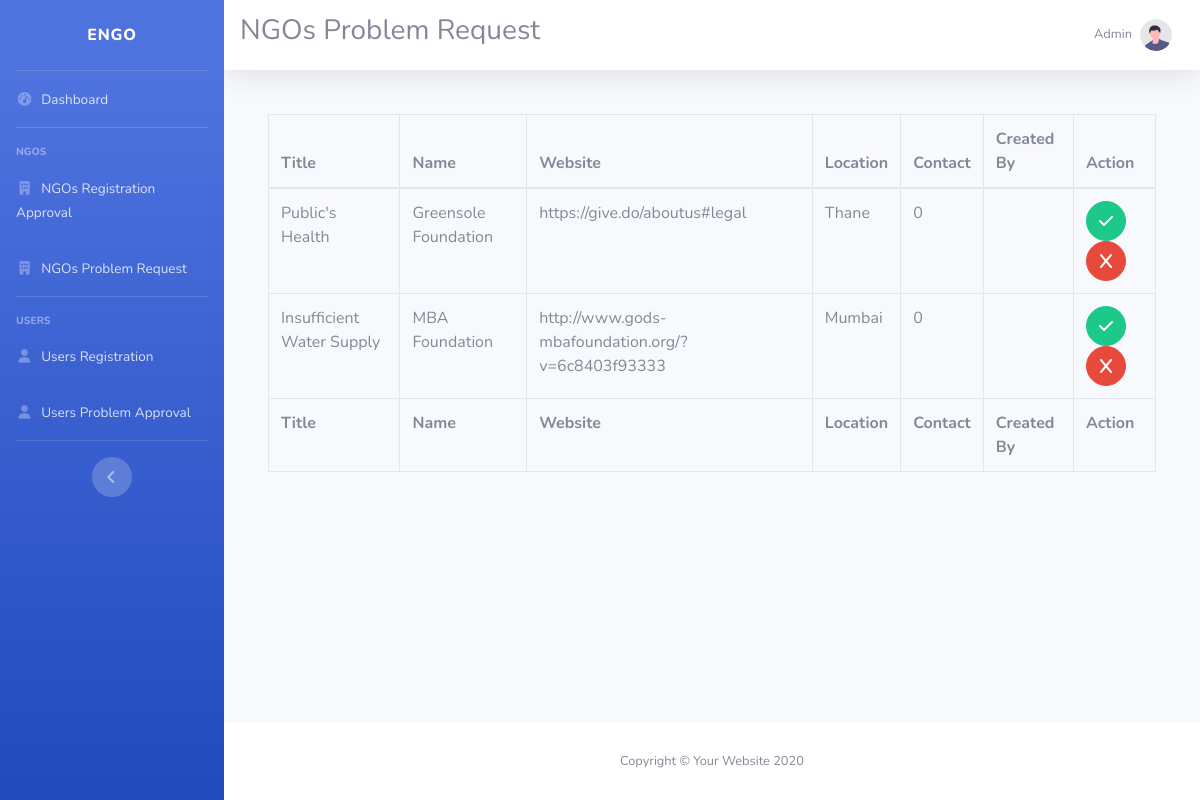
The page /ngoProblemRequest.php (signed in) on the database its author committed.
### tables this page shows
CREATE TABLE `Problems` (
  `pid` int(11) NOT NULL,
  `Title` text NOT NULL,
  `Location` text NOT NULL,
  `Sector` text NOT NULL,
  `Problem` text NOT NULL,
  `Mobile` int(11) NOT NULL,
  `CreatedBy` text NOT NULL,
  `CreatedOn` date NOT NULL,
  `status` text DEFAULT NULL
);

CREATE TABLE `NGOs` (
  `ID` int(100) NOT NULL,
  `Name` varchar(100) NOT NULL,
  `Sector` varchar(100) NOT NULL,
  `State` varchar(100) NOT NULL,
  `Website` varchar(100) NOT NULL,
  `Address` varchar(100) NOT NULL,
  `Username` text NOT NULL,
  `Password` text NOT NULL
);

### ngoProblemRequest.php (the view, shortened to what this page needs)
<?php
if($_SESSION["admin"]){
echo '
<!DOCTYPE html>
<html lang="en">
<head>
    <link rel="stylesheet" href="https://cdnjs.cloudflare.com/ajax/libs/font-awesome/6.4.0/css/all.min.css" />
    <link href="admin/all.min.css" rel="stylesheet" type="text/css">
    <link href="admin/sb-admin-2.min.css" rel="stylesheet">
</head>
<body id="page-top">
    <div id="wrapper">
        <ul class="navbar-nav bg-gradient-primary sidebar sidebar-dark accordion" id="accordionSidebar">
            <a class="sidebar-brand d-flex align-items-center justify-content-center" href="index.html">
                <div class="sidebar-brand-text mx-3">eNGO </div>
            </a>
            <hr class="sidebar-divider my-0">
            <li class="nav-item">
                <a class="nav-link" href="dashboard.php">
                    <i class="fas fa-fw fa-tachometer-alt"></i>
                    <span>Dashboard</span></a>
            </li>
            <hr class="sidebar-divider">
            <div class="sidebar-heading">
                NGOs
            </div>
            <li class="nav-item">
                <a class="nav-link collapsed" href="ngoRegistrationApproval.php" >
                    <i class="fas fa-fw fa-building"></i>
                    <span>NGOs Registration Approval</span>
                </a>
                <a class="nav-link collapsed" href="ngoProblemRequest.php" >
                    <i class="fas fa-fw fa-building"></i>
                    <span>NGOs Problem Request</span>
                </a>
            </li>
            <hr class="sidebar-divider">
            <div class="sidebar-heading">
                Users
            </div>
            <li class="nav-item ">
                <a class="nav-link " href="userRegistration.php" >
                    <i class="fas fa-fw fa-user"></i>
                    <span>Users Registration</span>
                </a>
                <a class="nav-link" href="userProblemApproval.php">
                    <i class="fas fa-fw fa-user"></i>
                    <span>Users Problem Approval</span>
                </a>
            </li>
            <hr class="sidebar-divider d-none d-md-block">
            <div class="text-center d-none d-md-inline">
                <button class="rounded-circle border-0" id="sidebarToggle"></button>
            </div>
        </ul>
        <div id="content-wrapper" class="d-flex flex-column">
            <div id="content">
                <nav class="navbar navbar-expand navbar-light bg-white topbar mb-4 static-top shadow">
                    <h3>NGOs Problem Request</h3>
                    <ul class="navbar-nav ml-auto">
                        <li class="nav-item dropdown no-arrow">
                            <a class="nav-link dropdown-toggle" href="#" id="userDropdown" role="button"
                                data-toggle="dropdown" aria-haspopup="true" aria-expanded="false">
                                <span class="mr-2 d-none d-lg-inline text-gray-600 small">Admin</span>
                                <img class="img-profile rounded-circle"
                                    src="admin/undraw_profile.svg">
                            </a>
                        </li>
                    </ul>
                </nav>
                <div class="container-fluid">
                    <div class="card-body">
                        <div class="table-responsive">
                            <table class="table table-bordered" id="dataTable" width="100%" cellspacing="0">
                                <thead>
                                    <tr>
                                        <th>Title</th>
                                        <th>Name</th>
                                        <th>Website</th>
                                        <th>Location</th>
                                        <th>Contact</th>
                                        <th>Created By</th>
                                        <th>Action</th>
                                    </tr>
                                </thead>
                                <tfoot>
                                    <tr>
                                        <th>Title</th>
                                        <th>Name</th>
                                        <th>Website</th>
                                        <th>Location</th>
                                        <th>Contact</th>
                                        <th>Created By</th>
                                        <th>Action</th>
                                    </tr>
                                </tfoot>
                                <tbody>';
                                    include "conn.php";
                                    $sql = "SELECT * FROM `NGOsProblemRequest`";
                                    $result = $conn->query($sql);
                                    if ($result->num_rows > 0) {
                                        while($row = $result->fetch_assoc()) {
                                            $nid = $row["NID"];
                                            $pid = $row["PID"];
                                            $sql2 = "SELECT * FROM Problems INNER JOIN NGOs on NGOs.ID = $nid AND Problems.pid = $pid";
                                            $results = $conn->query($sql2);
                                            while($r = $results->fetch_assoc()){
                                                echo "
                                                <tr>
                                                <td>".$r["Title"]."</td>
                                                <td>".$r["Name"]."</td>
                                                <td>".$r["Website"]."</td>
                                                <td>".$r["Location"]."</td>
                                                <td>".$r["Mobile"]."</td>
                                                <td>".$r["CreatedBy"]."</td>
                                                <td><a href='ngoProblemRequestProcessor.php?pid=".$r["pid"]."&nid=".$r["ID"]."' class='btn btn-success btn-circle'>
                                                <i class='fas fa-check'></i>
                                                </a><a href='ngoProblemRequestProcessor.php?pid=".$r["pid"]."&nid=".$r["ID"]."' class='btn btn-danger btn-circle'>
                                                <i class='fas fa-x'></i>
                                                </a></td>
                                                </tr>";
                                            }
                                            }
                                    }
                                    else{
                                        "There are no records";
                                    }
                                    echo '
                                    </tbody>
                            </table>
                        </div>
                    </div>
                </div>
            </div>
            <footer class="sticky-footer bg-white">
                <div class="container my-auto">
                    <div class="copyright text-center my-auto">
                        <span>Copyright &copy; Your Website 2020</span>
                    </div>
                </div>
            </footer>
        </div>
    </div>
    <a class="scroll-to-top rounded" href="#page-top">
        <i class="fas fa-angle-up"></i>
    </a>
    <div class="modal fade" id="logoutModal" tabindex="-1" role="dialog" aria-labelledby="exampleModalLabel"
        aria-hidden="true">
        <div class="modal-dialog" role="document">
            <div class="modal-content">
                <div class="modal-header">
                    <h5 class="modal-title" id="exampleModalLabel">Ready to Leave?</h5>
                    <button class="close" type="button" data-dismiss="modal" aria-label="Close">
                        <span aria-hidden="true">×</span>
                    </button>
                </div>
                <div class="modal-body">Select "Logout" below if you are ready to end your current session.</div>
                <div class="modal-footer">
                    <button class="btn btn-secondary" type="button" data-dismiss="modal">Cancel</button>
                    <a class="btn btn-primary" href="logout.php">Logout</a>
                </div>
            </div>
        </div>
    </div>
    <script src="admin/jquery.min.js"></script>
    <script src="admin/bootstrap.bundle.min.js"></script>
    <script src="admin/jquery.easing.min.js"></script>
    <script src="admin/sb-admin-2.min.js"></script>
</body>
</html>';
}else{
    header("location:admin.php");
}
?>

### rows shown on the page
problems: Title "Public's Health", ngos.Name "Greensole Foundation", ngos.Website "https://give.do/aboutus#legal", Location "Thane", Mobile "0"
problems: Title "Insufficient Water Supply", ngos.Name "MBA Foundation", ngos.Website "http://www.gods-mbafoundation.org/?v=6c8403f93333", Location "Mumbai", Mobile "0"
